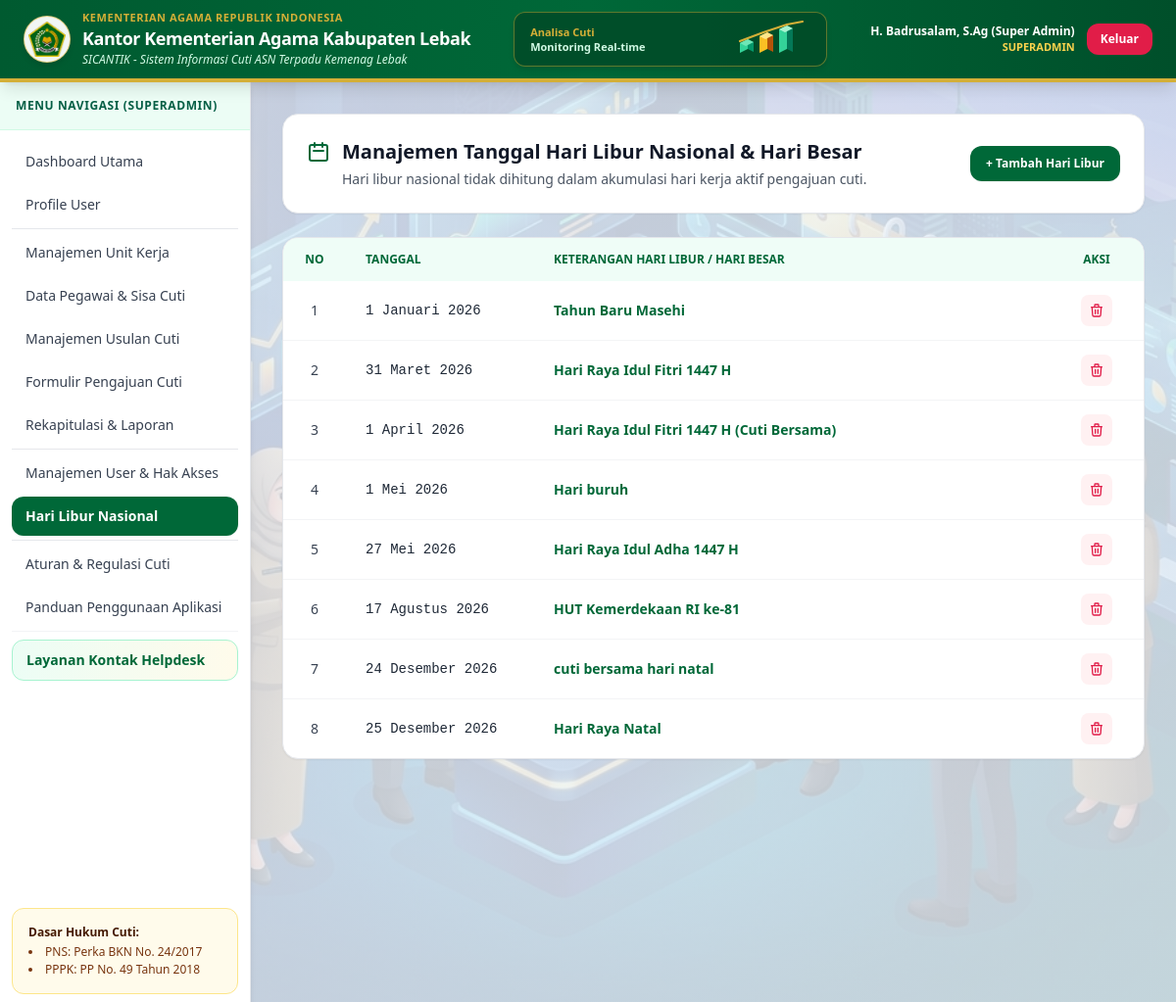
The app's page /hari_libur.php (signed in) with its own data.
### tables this page shows
CREATE TABLE IF NOT EXISTS `hari_libur` (
  `id` int NOT NULL AUTO_INCREMENT,
  `tanggal` date NOT NULL,
  `keterangan` varchar(200) NOT NULL,
  PRIMARY KEY (`id`)
);

### koneksi.php (called while the page is built, shortened)
<?php
function e($str): string {
    return htmlspecialchars((string)($str ?? ''), ENT_QUOTES, 'UTF-8');
}
function formatDateIndo(?string $dateStr): string {
    $ts = strtotime($dateStr);
    $bulan = [
        1 => 'Januari', 'Februari', 'Maret', 'April', 'Mei', 'Juni',
        'Juli', 'Agustus', 'September', 'Oktober', 'November', 'Desember'
    ];
    $d = (int)date('j', $ts);
    $m = (int)date('n', $ts);
    $y = date('Y', $ts);
    return "$d {$bulan[$m]} $y";
}

### hari_libur.php (the view, shortened to what this page needs)
<?php
require_once 'koneksi.php';
$holidays = mysqli_query($conn, "SELECT * FROM hari_libur ORDER BY tanggal ASC");
include 'layout_header.php';
?>
<div class="space-y-6">
    <div class="bg-white p-6 rounded-2xl shadow-sm border border-gray-200 flex flex-col sm:flex-row justify-between items-start sm:items-center gap-4">
        <div class="flex items-start gap-3">
            <div class="mt-0.5 text-[#006838] shrink-0">
                <svg class="w-6 h-6" fill="none" stroke="currentColor" stroke-width="2" viewBox="0 0 24 24">
                    <path stroke-linecap="round" stroke-linejoin="round" d="M8 7V3m8 4V3m-9 8h10M5 21h14a2 2 0 002-2V7a2 2 0 00-2-2H5a2 2 0 00-2 2v12a2 2 0 002 2z" />
                </svg>
            </div>
            <div>
                <h2 class="text-xl font-bold text-gray-900">Manajemen Tanggal Hari Libur Nasional &amp; Hari Besar</h2>
                <p class="text-sm text-gray-600 mt-1">Hari libur nasional tidak dihitung dalam akumulasi hari kerja aktif pengajuan cuti.</p>
            </div>
        </div>
        <button type="button" onclick="openHolidayModal()" class="inline-flex items-center gap-1.5 bg-[#006838] hover:bg-emerald-900 text-white px-4 py-2.5 rounded-xl text-xs font-bold shadow-sm transition shrink-0">
            <span>+ Tambah Hari Libur</span>
        </button>
    </div>
    <div class="bg-white rounded-2xl shadow-sm border border-gray-200 overflow-hidden">
        <div class="overflow-x-auto">
            <table class="w-full text-sm text-left text-gray-700">
                <thead class="bg-emerald-50/80 text-[#006838] uppercase text-xs font-bold">
                    <tr>
                        <th class="px-5 py-3.5 text-center w-16">NO</th>
                        <th class="px-5 py-3.5 w-48">TANGGAL</th>
                        <th class="px-5 py-3.5">KETERANGAN HARI LIBUR / HARI BESAR</th>
                        <th class="px-5 py-3.5 text-center w-24">AKSI</th>
                    </tr>
                </thead>
                <tbody class="divide-y divide-gray-100">
                    <?php $no = 1; while ($h = mysqli_fetch_assoc($holidays)): ?>
                        <tr class="hover:bg-gray-50 transition">
                            <td class="px-5 py-3.5 text-center font-medium"><?= $no++ ?></td>
                            <td class="px-5 py-3.5 font-mono text-xs sm:text-sm font-medium text-gray-800 whitespace-nowrap"><?= formatDateIndo($h['tanggal']) ?></td>
                            <td class="px-5 py-3.5 font-semibold text-[#006838]"><?= e($h['keterangan']) ?></td>
                            <td class="px-5 py-3.5 text-center">
                                <form method="POST" class="inline" onsubmit="return confirm('Hapus hari libur ini?')">
                                    <button type="submit" title="Hapus" class="inline-flex items-center justify-center w-8 h-8 rounded-lg bg-rose-50 hover:bg-rose-100 text-rose-600 transition">
                                        <svg class="w-4 h-4" fill="none" stroke="currentColor" stroke-width="2" viewBox="0 0 24 24">
                                            <path stroke-linecap="round" stroke-linejoin="round" d="M19 7l-.867 12.142A2 2 0 0116.138 21H7.862a2 2 0 01-1.995-1.858L5 7m5 4v6m4-6v6m1-10V4a1 1 0 00-1-1h-4a1 1 0 00-1 1v3M4 7h16" />
                                        </svg>
                                    </button>
                                </form>
                            </td>
                        </tr>
                    <?php endwhile; ?>
                </tbody>
            </table>
        </div>
    </div>
</div>
<?php include 'layout_footer.php'; ?>

### layout_header.php (style rules this page uses)
body.app-background { background-color: #eef4fb; background-image: linear-gradient(rgba(238, 244, 251, 0.82), rgba(238, 244, 251, 0.82)), url('assets/login_pegawai_kinerja_1795138447817.jpg'); background-position: center; background-repeat: no-repeat; background-size: cover; background-attachment: fixed; }

### records on screen
hari_libur: tanggal "1 Januari 2026", keterangan "Tahun Baru Masehi"
hari_libur: tanggal "31 Maret 2026", keterangan "Hari Raya Idul Fitri 1447 H"
hari_libur: tanggal "1 April 2026", keterangan "Hari Raya Idul Fitri 1447 H (Cuti Bersama)"
hari_libur: tanggal "1 Mei 2026", keterangan "Hari buruh"
hari_libur: tanggal "27 Mei 2026", keterangan "Hari Raya Idul Adha 1447 H"
hari_libur: tanggal "17 Agustus 2026", keterangan "HUT Kemerdekaan RI ke-81"
hari_libur: tanggal "24 Desember 2026", keterangan "cuti bersama hari natal"
hari_libur: tanggal "25 Desember 2026", keterangan "Hari Raya Natal"

### other values on screen
$currentUser['nama_lengkap'] "H. Badrusalam, S.Ag (Super Admin)"
$role "SUPERADMIN"
$item['label'] "Dashboard Utama"
$item['label'] "Profile User"
$item['label'] "Manajemen Unit Kerja"
$item['label'] "Data Pegawai & Sisa Cuti"
$item['label'] "Manajemen Usulan Cuti"
$item['label'] "Formulir Pengajuan Cuti"
$item['label'] "Rekapitulasi & Laporan"
$item['label'] "Manajemen User & Hak Akses"
$item['label'] "Hari Libur Nasional"
$item['label'] "Aturan & Regulasi Cuti"
$item['label'] "Panduan Penggunaan Aplikasi"
